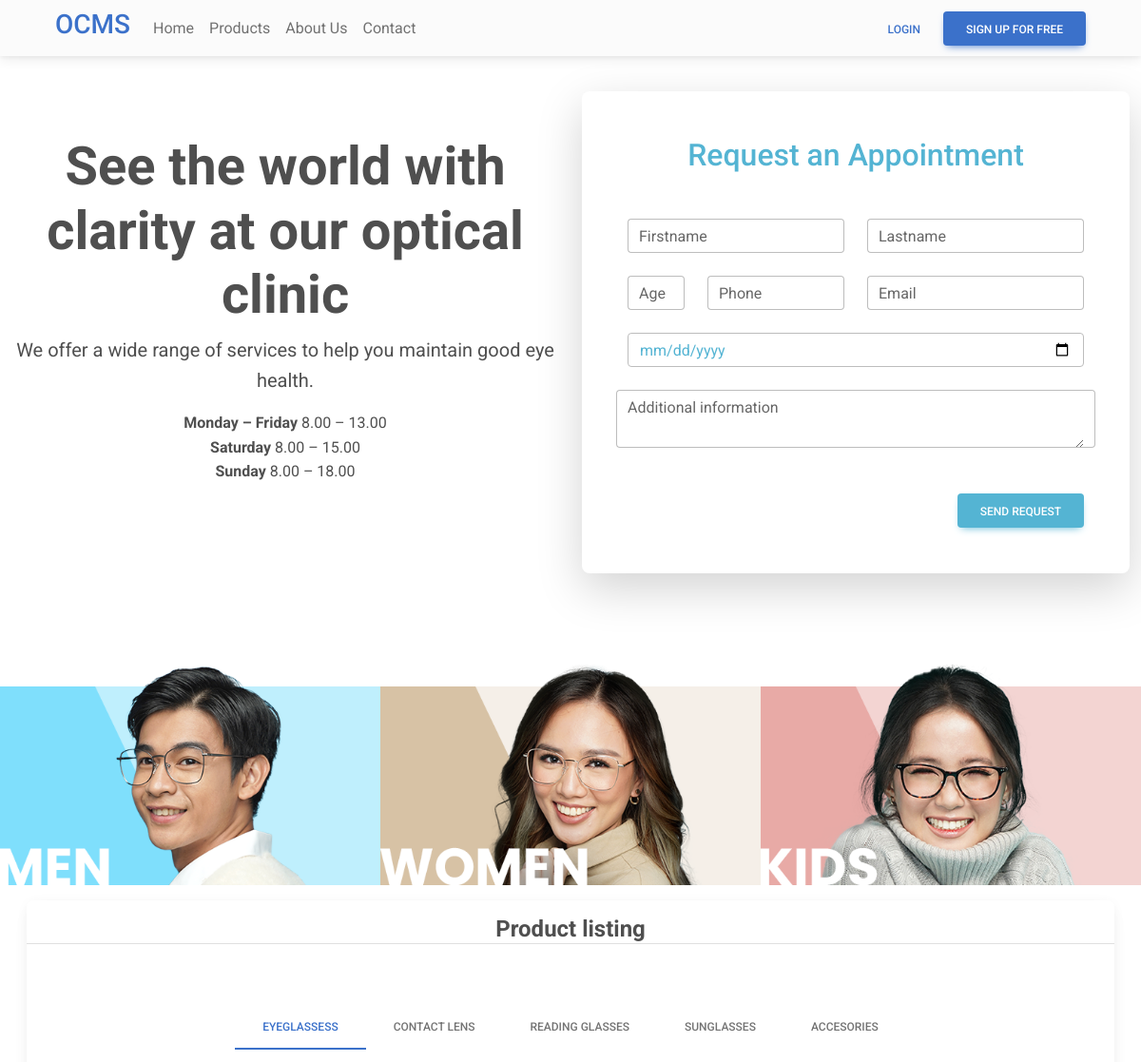
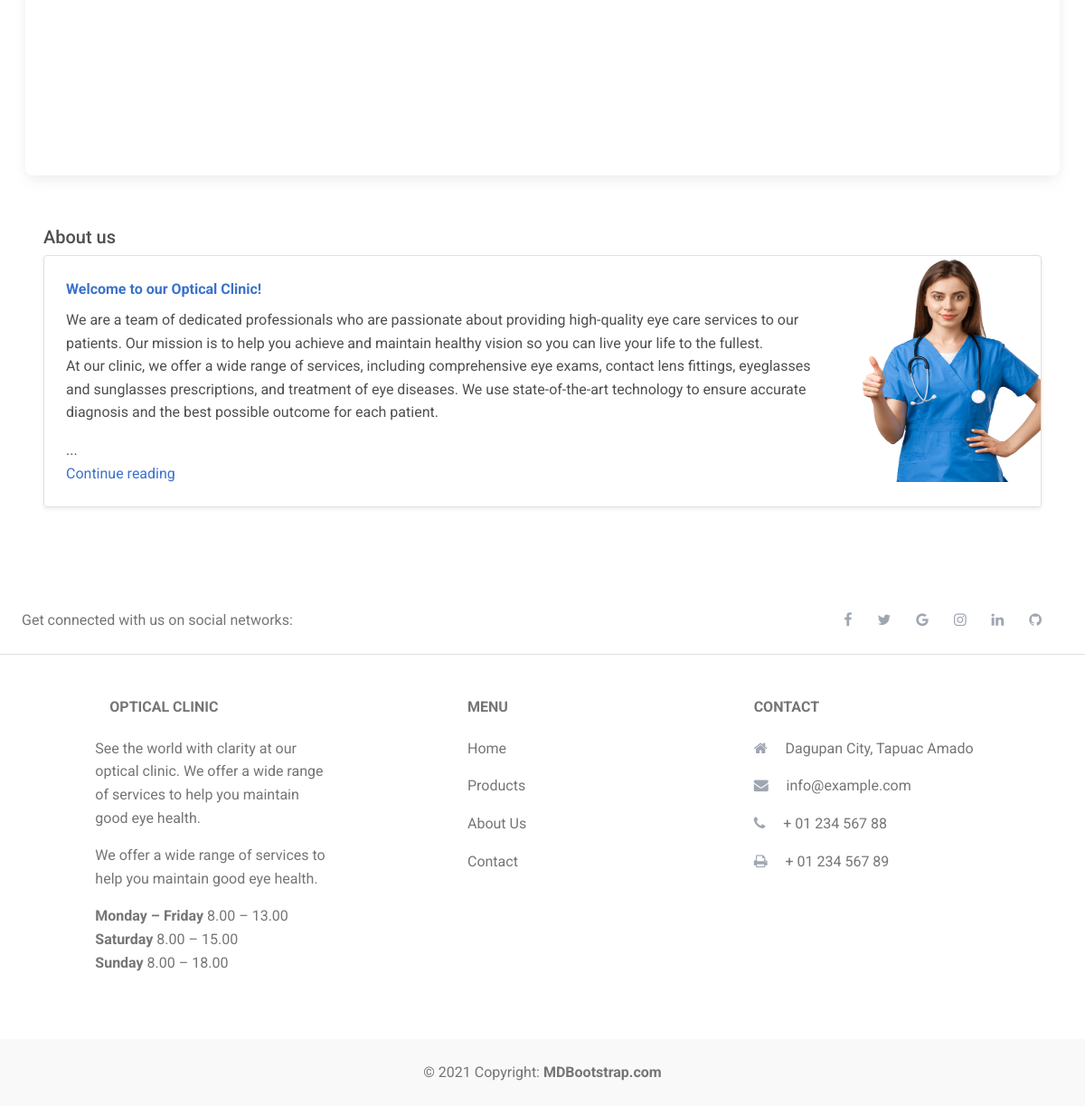
The page / on the database its author committed (2 pictures, top to bottom).
### dashboard/models.py (models this page shows, shortened)
class Category(models.Model):
    name = models.CharField(max_length=250)
    image = models.ImageField(upload_to = 'category_image', null = True, blank = True)
    description = models.TextField()
    status = models.CharField(max_length=2, choices=(('1','Active'),('2','Inactive')), default=1)
    date_created = models.DateTimeField(auto_now_add=True)
    date_updated = models.DateTimeField(auto_now=True)

class Product(models.Model):
    category = models.ForeignKey(Category, null = True, on_delete=models.CASCADE)
    code=models.CharField(max_length=100,blank=True, null=True)
    name=models.CharField(max_length=250,blank=True, null=True)
    image = models.ImageField(upload_to = 'product_image', null = True, blank = True)
    description = models.TextField()
    price = models.FloatField(default=0)
    stock = models.FloatField(default=0)
    status = models.CharField(max_length=2, choices=(('1','Active'),('2','Inactive')), default=1)
    date_created = models.DateTimeField(auto_now_add=True)
    date_updated = models.DateTimeField(auto_now=True)

### clinic/views.py (the view)
# urls.py: path('', views.home, name='home'),
def home(request):
    categories = Category.objects.all()
    products = Product.objects.all()
    if request.user.is_authenticated:
        if Patient.objects.filter(user = request.user).exists():
            patient = Patient.objects.get(user = request.user)
            prescription = Prescription.objects.filter(patient = patient).first()
            context = {
                'categories': categories,
                'products': products,
                'patient': patient,
                'prescriptions': prescription,
            }
            return render(request, 'clinic/index.html', context)
        else:
            context = {
                'categories': categories,
                'products': products,
            }
            return render(request, 'clinic/index.html', context)
    else:
        context = {
            'categories': categories,
            'products': products,
        }
        return render(request, 'clinic/index.html', context)

### templates/clinic/index.html (shortened to what this page needs)
{% extends 'clinic/layout/base.html' %}
{%  block content %}
    <div class="fixed-top bg-white">
    <nav class="navbar navbar-expand-lg navbar-light bg-light">
      <div class="container">
        <a class="h3 mx-3" href="{% url 'home' %}">OCMS</a>
        <div class="collapse navbar-collapse" id="navbarButtonsExample">
          <ul class="navbar-nav me-auto mb-2 mb-lg-0">
            <li class="nav-item">
              <a class="nav-link" href="{% url 'home' %}"> Home </a>
            </li>
            <li class="nav-item">
              <a class="nav-link" href="#product_list"> Products </a>
            </li>
            <li class="nav-item">
              <a class="nav-link" href="#about_us"> About Us</a>
            </li>
            <li class="nav-item">
              <a class="nav-link" href="#"> Contact </a>
            </li>
          </ul>
          {% if request.user.is_authenticated %}
          <div class="d-flex align-items-center">
            <button type="button" class="btn btn-link px-3 me-2" data-mdb-toggle="modal" data-mdb-target="#request_modal">
              Book Appointment
            </button>
            <a href="" type="button" class="btn btn-primary me-3" data-mdb-toggle="modal" data-mdb-target="#appointment_modal">
              View Appointment
            </a>
            <div class="dropdown">
              <a
                class="dropdown-toggle d-flex align-items-center text-capitalize"
                href="#"
                id="navbarDropdownMenuAvatar"
                role="button"
                data-mdb-toggle="dropdown"
                aria-expanded="false"
              >
              {{ request.user}}
              </a>
              <ul
                class="dropdown-menu dropdown-menu-end"
                aria-labelledby="navbarDropdownMenuAvatar"
              >
                <li>
                  <a class="dropdown-item" type="button" data-mdb-toggle="modal" data-mdb-target="#view_profile">My profile</a>
                </li>
                <li>
                  <a class="dropdown-item" href="#">Settings</a>
                </li>
                <li>
                  <a class="dropdown-item" href="{% url 'logout' %}">Logout</a>
                </li>
              </ul>
            </div>
          </div>
          {% else %}
          <div class="d-flex align-items-center">
            <a type="button" href="{% url 'login' %}" class="btn btn-link px-3 me-2">
              Login
            </a>
            <a type="button" href="{% url 'register' %}" class="btn btn-primary me-3">
              Sign up for free
            </a>
          </div>
          {% endif %}
        </div>
      </div>
    </nav>
    </div>
    <main class="">
      <div class="container-fluid py-5 my-5">
        <div class="row">
            <div class="col-lg-6 d-flex align-items-center">
                <div class="text-center">
                    <h1 class="display-4 fw-bold">See the world with clarity at our optical clinic</h1>
                    <p class="fs-5">We offer a wide range of services to help you maintain good eye health.</p>
                    <ul class="list-unstyled fs-6 mb-5">
                        <li><strong>Monday – Friday</strong> 8.00 – 13.00</li>
                        <li><strong>Saturday</strong> 8.00 – 15.00</li>
                        <li><strong>Sunday</strong> 8.00 – 18.00</li>
                    </ul>
                </div>
            </div>
            {% if request.user.is_authenticated == False %}
            <div class="col-lg-6">
                <div class="card shadow-lg p-5">
                    <h2 class="text-center text-info mb-5">Request an Appointment</h2>
                    <form id="request-form" enctype="multipart/form-data">
                        <div class="row mb-4">
                          <div class="col">
                            <div class="form-outline">
                              <input type="text" name="firstname" id="form6Example1" class="form-control"  />
                                <label class="form-label" for="form6Example6">Firstname</label>
                            </div>
                          </div>
                          <div class="col">
                            <div class="form-outline">
                              <input type="text"  name="lastname" id="form6Example2" class="form-control"  />
                              <label class="form-label" for="form6Example6">Lastname</label>
                            </div>
                          </div>
                        </div>
                        <div class="row mb-4">
                          <div class="col-md-2">
                            <div class="form-outline">
                              <input type="text"  name="age" id="form6Example2" class="form-control"  />
                                <label class="form-label" for="form6Example6">Age</label>
                            </div>
                          </div>
                          <div class="col-md-4">
                            <div class="form-outline">
                              <input type="text"  name="phone_number" id="form6Example2" class="form-control" />
                                <label class="form-label" for="form6Example6">Phone</label>
                            </div>
                          </div>
                          <div class="col-md-6">
                            <div class="form-outline">
                              <input type="email"  name="email" id="form6Example2" class="form-control" />
                              <label class="form-label" for="form6Example6">Email</label>
                            </div>
                          </div>
                        </div>
                        <div class="row mb-4">
                            <div class="col">
                              <input type="date" name="date" id="date-input" class="form-control text-info" placeholder="Select date" min="" max="" required>
                            </div>
                        </div>
                        <div class="row mb-4">
                          <div class="form-outline mb-4">
                            <textarea class="form-control" id="form6Example7" rows="2"></textarea>
                            <label class="form-label" for="form6Example7">Additional information</label>
                          </div>
                        </div>
                        <button class="btn btn-info float-end">Send request</button>
                    </form>
                </div>
            </div>
            {% else %}
            <div class="col-lg-6">
              <img src="/static/assets/img/rick-astley.jpg" alt="Rick-Astley" class="img-fluid">
            </div>
            {% endif %}
        </div>
      </div>
      <div class="main_container">
        <div class="main_row my-3">
          <div class="shop_gender_container shop_gender_desktop">
            <div class="shop_gender">
              <a href="/gender/Men">
                <img src="/static/assets/img/clinic/Shop_Men.png" class="gen_image">
              </a>
              <a href="/gender/Women">
                <img src="/static/assets/img/clinic/Shop_Women.png" class="gen_image">
              </a>
              <a href="/ageGroup/Kids">
                <img src="/static/assets/img/clinic/Shop_Kids.png" class="gen_image">
              </a>
            </div>
          </div>
        </div>
      </div>
      <div class="container-fluid">
        <div class="card py-3 mx-3">
          <h4 class="text-center mb-5 border-bottom" id="product_list"><strong>Product listing</strong></h4>
          <ul class="nav nav-tabs my-3 d-flex justify-content-center" id="myTab" role="tablist">
            {% for category in categories %}
            <li class="nav-item">
              <a class="nav-link {% if forloop.first %}active{% endif %}" id="{{ category.name }}-tab" data-mdb-toggle="tab" href="#{{ category.name }}" role="tab" aria-controls="{{ category.name }}" aria-selected="{% if forloop.first %}true{% else %}false{% endif %}">{{ category.name }}</a>
            </li>
            {% endfor %}
          </ul>
          <div class="tab-content px-5" id="ex2-content">
            {% for category in categories %}
            <div class="tab-pane fade{% if forloop.first %} show active{% endif %}" id="{{ category.name }}" role="tabpanel" aria-labelledby="{{ category.name }}-tab">
              <div class="product-container">
                {% for product in products %}
                  {% if product.category == category %}
                    <div class="col-lg-4 col-md-12 product-item">
                      <div class="bg-image hover-zoom ripple shadow-1-strong rounded w-50">
                        <img src="{{ product.image.url }}" class="w-100" />
                        <a href="#!">
                          <div class="mask" style="background-color: rgba(0, 0, 0, 0.3);">
                            <div class="d-flex justify-content-start align-items-start h-100">
                              <h5><span class="badge bg-light pt-2 ms-3 mt-3 text-dark">₱{{ product.price }}</span></h5>
                            </div>
                          </div>
                        </a>
                      </div>
                    </div>
                  {% endif %}
                {% endfor %}
              </div>
            </div>
            {% endfor %}
          </div>
        </div>
      </div>
      <div class="container-fluid p-5 my-2" id="about_us">
        <h5> About us </h5>
        <div class="row mb-2">
          <div class="col-md-12">
            <div class="row g-0 border rounded overflow-hidden flex-md-row mb-4 shadow-sm h-md-250 position-relative">
              <div class="col p-4 d-flex flex-column position-static">
                <strong class="d-inline-block mb-2 text-primary">Welcome to our Optical Clinic!</strong>
                <p class="card-text mb-auto">We are a team of dedicated professionals who are passionate about providing high-quality eye care services to our patients. Our mission is to help you achieve and maintain healthy vision so you can live your life to the fullest.</p>
                <p>At our clinic, we offer a wide range of services, including comprehensive eye exams, contact lens fittings, eyeglasses and sunglasses prescriptions, and treatment of eye diseases. We use state-of-the-art technology to ensure accurate diagnosis and the best possible outcome for each patient.</p>
                <span id="dots">...</span>
                <a onclick="myFunction()" id="myBtn" type="button" class="stretched-link">Continue reading</a>
              </div>
              <div class="col-auto d-none d-lg-block">
                <img src="/static/assets/img/clinic/appointment.png" width="200" height="250" alt="qwe" style="transform: scaleX(-1);">
              </div>
            </div>
          </div>
        </div>
      </div>
    </main>
<footer class="text-center text-lg-start bg-white text-muted">
  <section class="d-flex justify-content-center justify-content-lg-between p-4 border-bottom">
    <div class="me-5 d-none d-lg-block">
      <span>Get connected with us on social networks:</span>
    </div>
    <div>
      <a href="" class="me-4 link-secondary">
        <i class="fa fa-facebook-f"></i>
      </a>
      <a href="" class="me-4 link-secondary">
        <i class="fa fa-twitter"></i>
      </a>
      <a href="" class="me-4 link-secondary">
        <i class="fa fa-google"></i>
      </a>
      <a href="" class="me-4 link-secondary">
        <i class="fa fa-instagram"></i>
      </a>
      <a href="" class="me-4 link-secondary">
        <i class="fa fa-linkedin"></i>
      </a>
      <a href="" class="me-4 link-secondary">
        <i class="fa fa-github"></i>
      </a>
    </div>
  </section>
  <section class="">
    <div class="container text-center text-md-start mt-5">
      <div class="row mt-3">
        <div class="col-md-3 col-lg-4 col-xl-3 mx-auto mb-4">
          <h6 class="text-uppercase fw-bold mb-4">
            Optical Clinic
          </h6>
          <p>
            See the world with clarity at our optical clinic.
            We offer a wide range of services to help you maintain good eye health.
          </p>
          <p>We offer a wide range of services to help you maintain good eye health.</p>
          <ul class="list-unstyled fs-6 mb-5">
              <li><strong>Monday – Friday</strong> 8.00 – 13.00</li>
              <li><strong>Saturday</strong> 8.00 – 15.00</li>
              <li><strong>Sunday</strong> 8.00 – 18.00</li>
          </ul>
        </div>
        <div class="col-md-2 col-lg-2 col-xl-2 mx-auto mb-4">
          <h6 class="text-uppercase fw-bold mb-4">
            Menu
          </h6>
          <p>
            <a href="#!" class="text-reset">Home</a>
          </p>
          <p>
            <a href="#!" class="text-reset">Products</a>
          </p>
          <p>
            <a href="#!" class="text-reset">About Us</a>
          </p>
          <p>
            <a href="#!" class="text-reset">Contact</a>
          </p>
        </div>
        <div class="col-md-4 col-lg-3 col-xl-3 mx-auto mb-md-0 mb-4">
          <h6 class="text-uppercase fw-bold mb-4">Contact</h6>
          <p><i class="fa fa-home me-3 text-secondary"></i> Dagupan City, Tapuac Amado</p>
          <p>
            <i class="fa fa-envelope me-3 text-secondary"></i>
            info@example.com
          </p>
          <p><i class="fa fa-phone me-3 text-secondary"></i> + 01 234 567 88</p>
          <p><i class="fa fa-print me-3 text-secondary"></i> + 01 234 567 89</p>
        </div>
      </div>
    </div>
  </section>
  <div class="text-center p-4" style="background-color: rgba(0, 0, 0, 0.025);">
    © 2021 Copyright:
    <a class="text-reset fw-bold" href="https://mdbootstrap.com/">MDBootstrap.com</a>
  </div>
</footer>
{% endblock %}

### templates/clinic/index.html (style rules this page uses)
body { background: white !important; }
.shop_gender_container .shop_gender { display: grid; grid-template-columns: repeat(3, 1fr); }
.shop_gender_container .gen_image { width: 100%; }
.navbar { z-index: 100; }
.product-container { display: flex; flex-wrap: nowrap; overflow-x: auto; margin: -5px; }
.product-item { flex: 0 0 auto; margin: 5px; }

### rows shown on the page
Category: name "EYEGLASSESS"
Category: name "CONTACT LENS"
Category: name "READING GLASSES"
Category: name "SUNGLASSES"
Category: name "ACCESORIES"
Product: image (picture)
Product: image (picture)
Product: image (picture)
